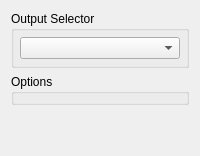
                     <widget class="QWidget" name="focusOptionCapture">
                      <attribute name="title">
                       <string>Output</string>
                      </attribute>
                      <layout class="QVBoxLayout" name="verticalLayout_5">
                       <item>
                        <widget class="QGroupBox" name="groupBox_3">
                         <property name="title">
                          <string>Output Selector</string>
                         </property>
                         <layout class="QHBoxLayout" name="horizontalLayout_10">
                          <property name="leftMargin">
                           <number>6</number>
                          </property>
                          <property name="topMargin">
                           <number>6</number>
                          </property>
                          <property name="rightMargin">
                           <number>6</number>
                          </property>
                          <property name="bottomMargin">
                           <number>6</number>
                          </property>
                          <item>
                           <widget class="QComboBox" name="focusOutputSelector"/>
                          </item>
                         </layout>
                        </widget>
                       </item>
                       <item>
                        <widget class="QGroupBox" name="focusOutputOptions">
                         <property name="title">
                          <string>Options</string>
                         </property>
                        </widget>
                       </item>
                       <item>
                        <spacer name="verticalSpacer_3">
                         <property name="orientation">
                          <enum>Qt::Vertical</enum>
                         </property>
                         <property name="sizeHint" stdset="0">
                          <size>
                           <width>20</width>
                           <height>40</height>
                          </size>
                         </property>
                        </spacer>
                       </item>
                      </layout>
                     </widget>
